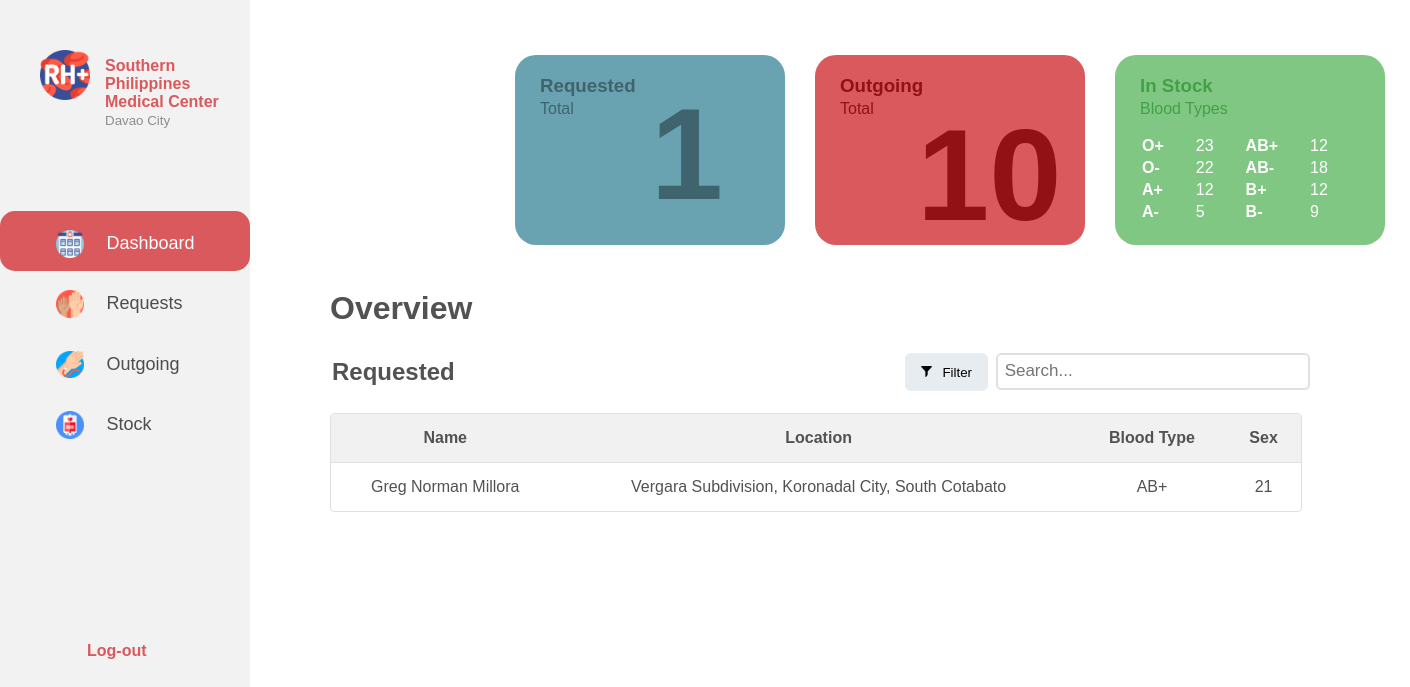
Page /hospital-dashboard.php (signed in) on the committed database.
### tables this page shows
CREATE TABLE `blood_groups` (
  `BloodGroups_ID` int(11) NOT NULL,
  `A+` int(9) NOT NULL,
  `A-` int(11) NOT NULL,
  `B+` int(9) NOT NULL,
  `B-` int(11) NOT NULL,
  `AB+` int(9) NOT NULL,
  `AB-` int(11) NOT NULL,
  `O+` int(9) NOT NULL,
  `O-` int(11) NOT NULL
);

CREATE TABLE `user` (
  `User_ID` int(11) NOT NULL,
  `User_Name` varchar(30) NOT NULL,
  `User_Age` int(2) NOT NULL,
  `User_Address` text NOT NULL,
  `User_Contact_Number` varchar(11) NOT NULL,
  `User_Blood_Type` set('A+','A-','B+','B-','AB+','AB-','O+','O-') NOT NULL,
  `User_Password` varchar(16) NOT NULL,
  `User_Email_Address` varchar(35) NOT NULL,
  `User_Sex` set('Male','Female') NOT NULL
);

### hospital-dashboard.php (the view, shortened to what this page needs)
<!DOCTYPE html>
<?php
  if(isset($_SESSION['Hospital_Name']) && isset($_SESSION['Hospital_ID'])){
    include 'php/db_conn.php';
    $HID = $_SESSION['Hospital_ID'];
    $sql_bid = "SELECT BloodGroups_ID FROM stocks WHERE Hospital_ID = '$HID'";
    if($get_bid = mysqli_query($conn,$sql_bid)){
      $arr = mysqli_fetch_assoc($get_bid);
      $BID = $arr["BloodGroups_ID"];
    }
    $sql_type = "SELECT * FROM blood_groups WHERE BloodGroups_ID = '$BID'";
    if($get_t = mysqli_query($conn,$sql_type))
      $type = mysqli_fetch_assoc($get_t);
?>
<html>
<head>
  <link rel="stylesheet" href="hospital-dashboard.css">
  <link rel="stylesheet" href="hospital-dashboard-home.css">
</head>
<body>
  <div class="sidenav">
    <div class="float-container">
        <div class="float-child">
           <div class="icon"><img src="icons/Hospital-Dashboard-Menu/rh-.png"></div>
        </div>
        <div class="float-child">
          <div class="prof-text">
            <p><b><?php echo $_SESSION['Hospital_Name']?></b></p>
            <small>Davao City</small>
          </div>
        </div>
    </div>
    <div class="menu">
      <div class="dashboard">
        <a href="#" id="first-sidebar" class="a"><img src="icons/menu/medical-center.png">Dashboard</a>
      </div>
      <div class="request">
        <a href="hospital-dashboard-request.php" class="a"><img src="icons/menu/volunteer.png">Requests</a>
      </div>
      <div>
        <a href="hospital-dashboard-outgoing.php" id="third-sidebar" class="a"><img src="icons/menu/blood-transfusion.png">Outgoing</a>
      </div>
      <div class="stock">
        <a href="hospital-dashboard-stock.php" class="a"><img src="icons/Hospital-Dashboard-Menu/blood-bag.png">Stock</a>
      </div>
      <div class="sidebar-bottom">
        <table>
          <th><a href="login.html" id="log-out">Log-out</a></th>
        </table>
      </div>
    </div>
  </div>
  <div class="header">
    <table>
      <tr>
        <td>
          <div class="total-requested">
            <h3 class="total-text">Requested</h3>
            <p class="total">Total</p>
            <b><p id="total-requested-number">
            <?php
              include 'php/db_conn.php';
              $sql = "SELECT COUNT(Request_ID) FROM request";
              $get_data = mysqli_query($conn,$sql);
              $arr = mysqli_fetch_array($get_data);
              echo $arr[0];
            ?></p></b>
          </div>
        </td>
        <td>
          <div class="total-outgoing">
            <h3 class="total-text">Outgoing</h3>
            <p class="total">Total</p>
            <b><p id="total-requested-number">10</p></b>
          </div>
        </td>
        <td>
          <div class="in-stock">
            <h3 class="total-text">In Stock</h3>
             <p class="total">Blood Types</p>
            <div class="in-stock-table">
              <table class="in-stock-tab">
                <tr>
                  <td class="blood-type">O+</td>
                  <td><?php echo $type["O+"]; ?></td>
                  <td class="blood-type">AB+</td>
                  <td><?php echo $type["AB+"]; ?></td>
                </tr>
                <tr>
                  <td class="blood-type">O-</td>
                  <td><?php echo $type["O-"]; ?></td>
                  <td class="blood-type">AB-</td>
                  <td><?php echo $type["AB-"]; ?></td>
                </tr>
                <tr>
                  <td class="blood-type">A+</td>
                  <td><?php echo $type["A+"]; ?></td>
                  <td class="blood-type">B+</td>
                  <td><?php echo $type["B+"]; ?></td>
                </tr>
                <tr>
                  <td class="blood-type">A-</td>
                  <td><?php echo $type["A-"]; ?></td>
                  <td class="blood-type">B-</td>
                  <td><?php echo $type["B-"]; ?></td>
                </tr>
              </table>
            </div>
          </div>
        </td>
      </tr>
    </table>
  </div>
  <div class="overview">
    <h1>Overview</h1>
    <div class="table-header">
      <table>
        <th><h2> Requested</h2></th>
        <th id="filter"><button type="button"><img src="icons/hospital-dashboard/filter.png">Filter</button></th>
        <th id="search-box"><input type="text" placeholder="Search..."></th>
      </table>
    </div>
    <table class="table-content" style="width: 90%" id="table-requested">
      <tr class="table-row">
        <th>Name</th>
        <th>Location</th>
        <th>Blood Type</th>
        <th>Sex</th>
      </tr>
      <?php
        include 'php/db_conn.php';
        $sql = "SELECT user.User_Name,
        user.User_Address, user.User_Blood_Type, user.User_Age FROM request
        INNER JOIN user on request.User_ID=user.User_ID";
        $result = mysqli_query($conn,$sql);
        if($result->num_rows>0){
          while($row=$result->fetch_assoc()){
            echo "<tr><td>".$row["User_Name"]."</td><td>".$row["User_Address"]."</td><td>".$row["User_Blood_Type"]."</td><td>".$row["User_Age"]."</td></tr>";
          }
          echo"</table>";
        }
        else{
          echo "0 result";
        }
        ?>
  </div>
</body>
</html>
<?php
}else{
   send_alert_error("Session Invalid");
}
?>

### hospital-dashboard.css (style rules this page uses)
* { padding: 0; margin: 0; }
body { font-family: sans-serif; font-size: 16px; }
.sidenav { height: 100%; width: 15.625em; position: fixed; background-color: #F2F2F2; left: 0; top: 0; overflow-x: hidden; padding-top: 1.25em; font-family: sans-serif; }
.menu { padding-top: 2em; }
.menu img { width: 15%; padding-right: 1.25em; vertical-align: middle; }
.profile tr, td { padding-right: 100px; }
.a { padding: 1.0625em 0.5em 0.75em 3.125em; text-decoration: none; font-size: 1.125em; color: #4D4D4D; display: block; }
.sidebar-bottom { position: absolute; top: 40em; }
.sidebar-bottom a { text-decoration: none; color: black; }
#log-out { padding-left: 5.3125em; color: #D9595C; }
.float-container { padding-top: 20px; padding-left: 30px; padding-bottom: 50px; }
.icon { width: 25%; float: left; padding: 10px ; }
.icon img { width: 90%; }
.prof-text { padding-top: 17px; padding-left: 0px; }
.prof-text b { color: #D9595C; }
.prof-text small { color: #8D8D8D; }
.header { padding-top: 40px; padding-left: 500px; }
.header table { border-collapse: collapse; }
.total-requested { padding: 5em; height: 30px; width: 110px; background-color: #69A2B0; border-style: none; border-radius: 21px; color: #3F646D; }
.total-text { display: block; float: left; position: relative; right: 50%; bottom: 200% }
.total-outgoing { padding: 5em; color: #921115; height: 30px; width: 110px; background-color: #D9595C; border-style: none; border-radius: 21px; }
.in-stock { padding: 5em; color: #43A047; height: 30px; width: 110px; background-color: #81C784; border-style: none; border-radius: 21px; }
.total { padding-top: 3px; display: block; float: left; position: relative; right: 50%; bottom: 200% }
#total-requested-number { display: block; position: relative; font-size: 130px; bottom: 260%; left: 20%; }
.in-stock-table { border:none; position: relative; bottom: 150%; right: 50%; }
.in-stock-table table { color: white; }
.in-stock-table td { padding: 4px 30px 0px 2px; }
.blood-type { font-weight: bold; }
.overview { color: #525252; padding-left: 330px; padding-top: 30px; }
.table-header { padding-top: 1.5em; padding-bottom: 20px; }
#search-box { position: absolute; right: 11em; }
.table-header input[type=text] { font-size: 1.0625em; color: #2C2C2C; padding: 0.375em 0.375em 0.375em 0.375em; border-width: 2px; border-style: solid; border-radius: 0.3125em; border-color: #E0E0E0; width: 125%; }
table.table-content { border: 0.0625em solid #E0E0E0; border-radius: 0.25em; border-collapse: separate; border-spacing: 0; text-align: center; }
table.table-content th { background-color: #F1F1F1; }
table.table-content th:first-child { border-radius: 0.1875em 0 0 0; }
table.table-content th:last-child { border-radius: 0 0.1875em 0 0; }
table.table-content th, td { border-bottom: 0.0625em solid #E0E0E0; padding: 0.9375em; }
td:not(.table-content) { border-bottom: none; }
#table-requested { border-bottom: 0.0625em solid #E0E0E0; }
#filter { padding-left: 210px; }
#filter button { width: 15%; height: 38px; padding: 5px 3px 5px 3px; border: 1px solid #E6ECF0; background-color: #E6ECF0; border-radius: 6px; color: black; text-align: center; }
#filter img { padding-top: 2px; padding-right: 10px; width: 15%; }

### hospital-dashboard-home.css (style rules this page uses)
.dashboard { box-sizing: border-box; background-color: #D9595C; border-style: none; border-color: #D9595C; border-width: 0.0125em; border-radius: 0.9375em; }
.dashboard a { color:white; }

### rows in the picture
blood_groups: value "23", value "12", value "22", value "18", value "5", value "9"
user: User_Name "Greg Norman Millora", User_Address "Vergara Subdivision, Koronadal City, South Cotabato", User_Blood_Type "AB+", User_Age "21"

### other values in the picture
$_SESSION['Hospital_Name'] "Southern Philippines Medical Center"
$arr[0] "1"
